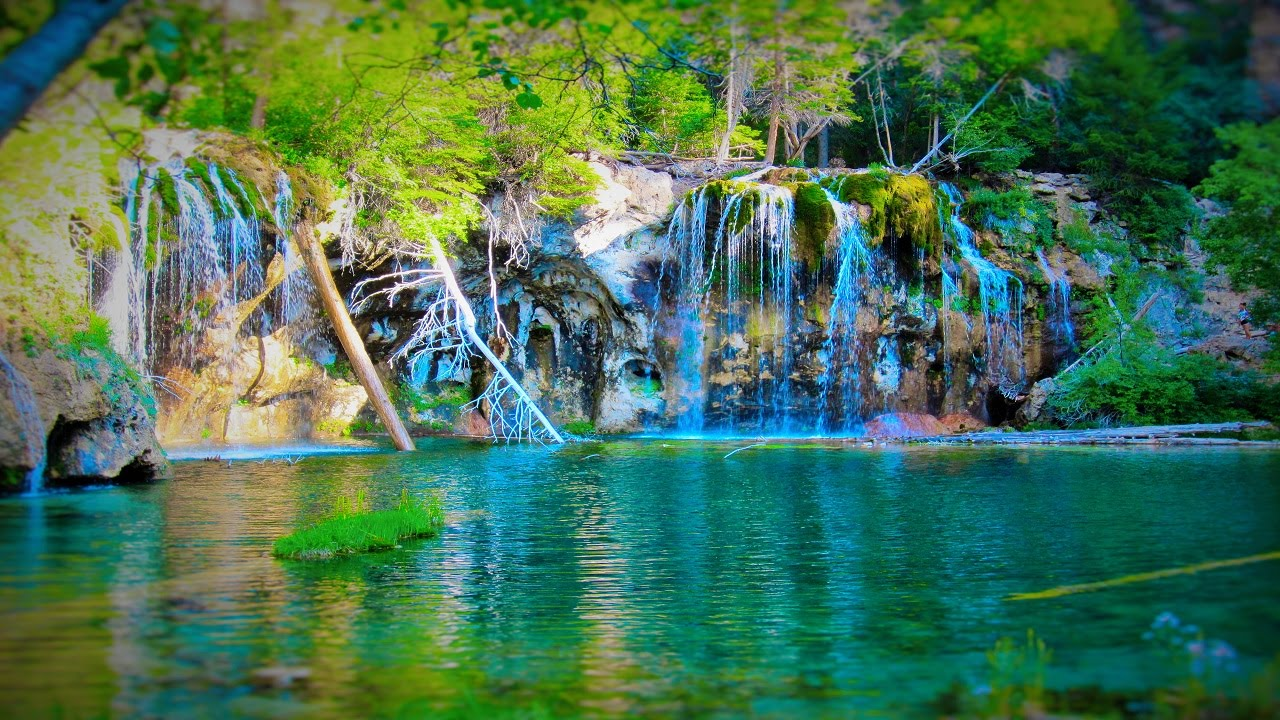
#> input picture images/maxresdefault.jpg, 1280 x 720 px
$ python split_and_merge.py --image images/maxresdefault.jpg   (Python 2 division)
#> lines starting #> are read from the running program, lines starting #| are printed output that depends on the picture
# import the necessary packages
import numpy as np
import argparse
import cv2

try:

    # construct the argument parser and parse the arguments
    ap = argparse.ArgumentParser()
    ap.add_argument("-i", "--image", required=True, help="Path to the image")
    args = vars(ap.parse_args())

    # Load the image and grab each channel: Red, Green, and Blue. It's
    # important to note that OpenCV stores an image as NumPy array with
    # its channels in reverse order! When we call cv2.split, we are
    # actually getting the channels as Blue, Green, Red!
    image = cv2.imread(args["image"])
#> image is the input picture: shape (720, 1280, 3); mean B, G, R 83.6, 114.4, 70.8
    (B, G, R) = cv2.split(image)
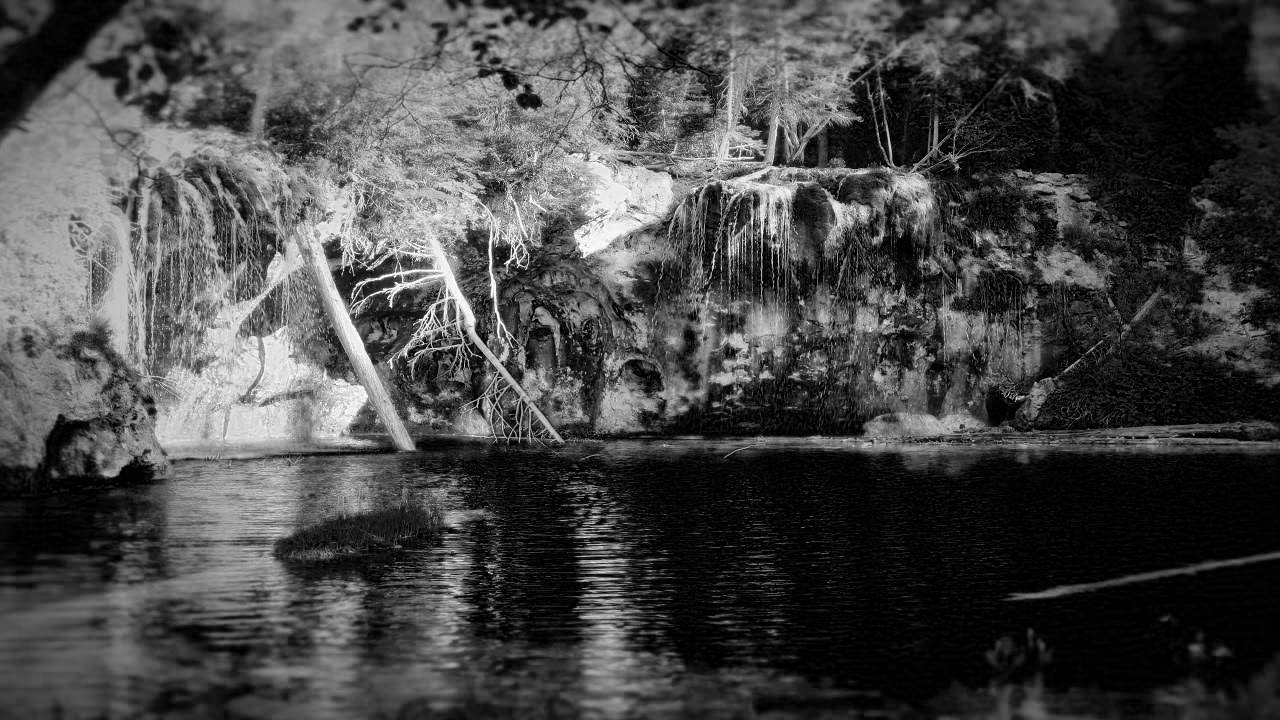
#> R: shape (720, 1280); min 0, max 255, mean 70.8

    # show each channel individually
    cv2.imshow("Red", R)
    cv2.imshow("Green", G)
    cv2.imshow("Blue", B)
    # cv2.waitKey(0)

    # merge the image back together again
    merged = cv2.merge([B, G, R])
    cv2.imshow("Merged", merged)
    # cv2.waitKey(0)
    # cv2.destroyAllWindows()
    print R[94, 180]
#| 121
    print B[78, 13]
#| 88
    print G[5, 80]
#| 62

    # visualize each channel in color
    zeros = np.zeros(image.shape[:2], dtype = "uint8")
    cv2.imshow("Red", cv2.merge([zeros, zeros, R]))
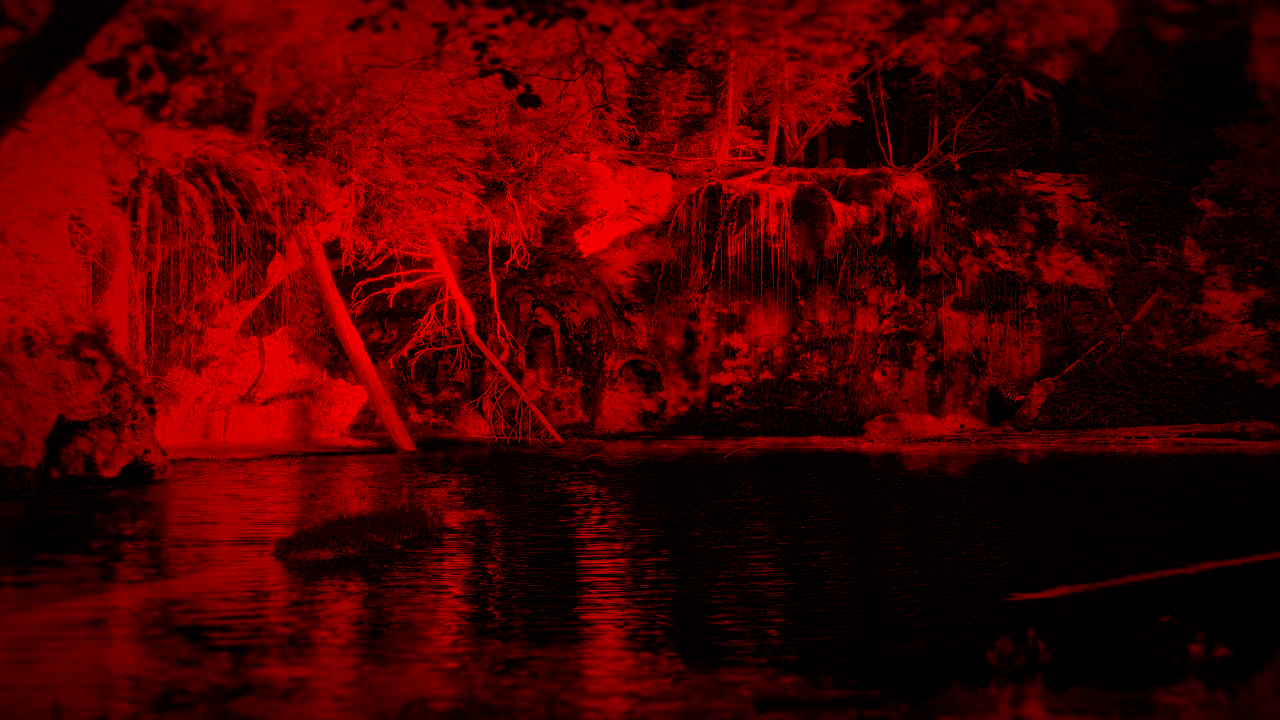
#> window 'Red': shape (720, 1280, 3); mean B, G, R 0, 0, 70.8
    cv2.imshow("Green", cv2.merge([zeros, G, zeros]))
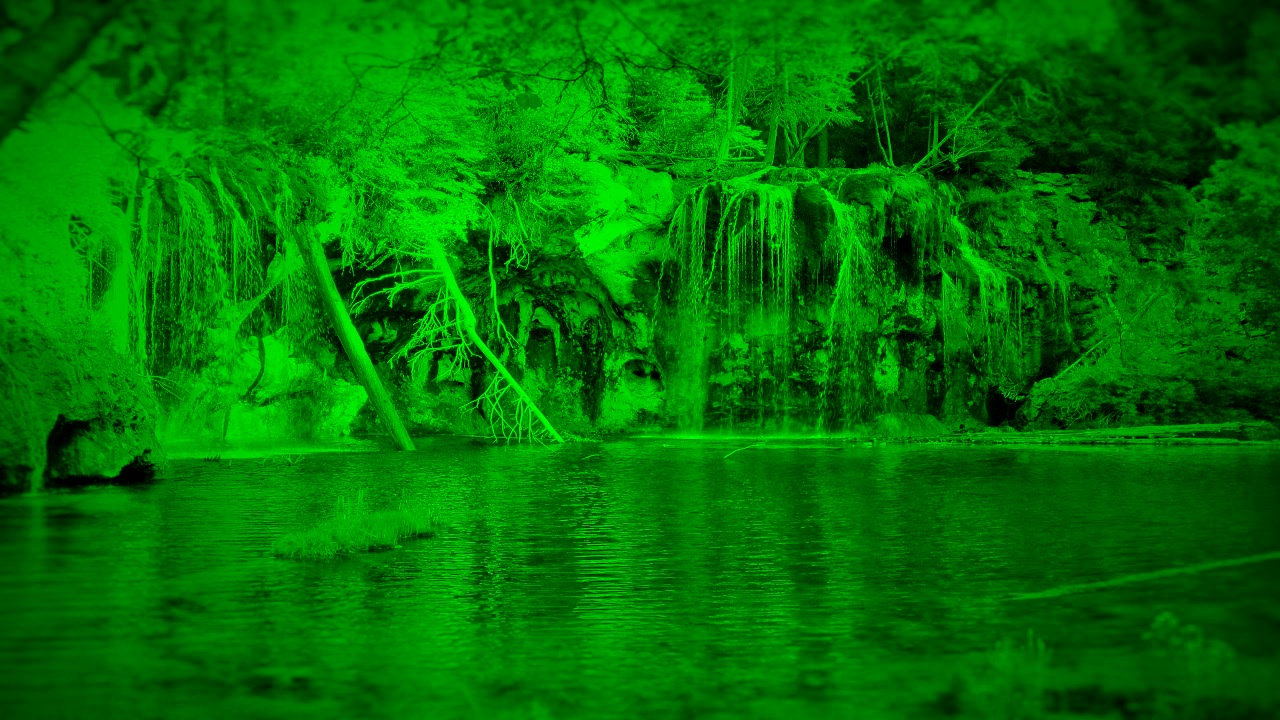
#> window 'Green': shape (720, 1280, 3); mean B, G, R 0, 114.4, 0
    cv2.imshow("Blue", cv2.merge([B, zeros, zeros]))
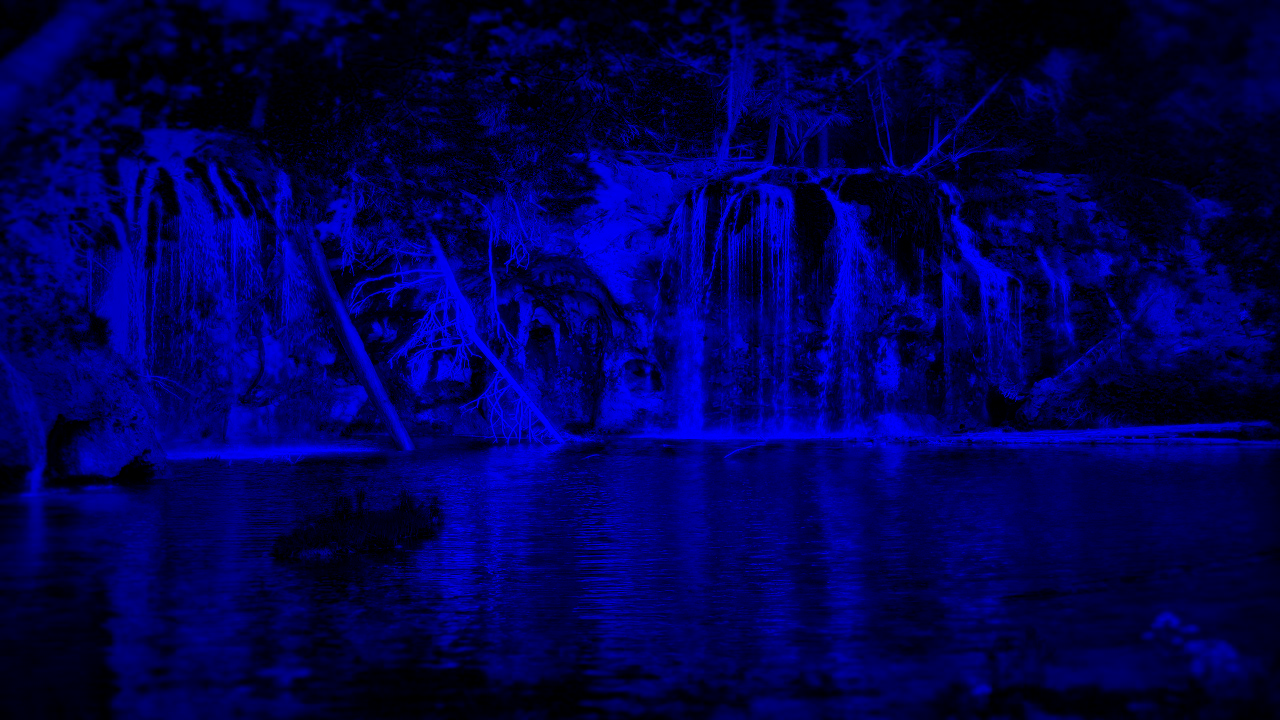
#> window 'Blue': shape (720, 1280, 3); mean B, G, R 83.6, 0, 0
    while(1):
        cv2.waitKey(33)
except KeyboardInterrupt:
    print "Exiting."
    sys.exit(0)

$ run again, on images/florida_trip_small.png
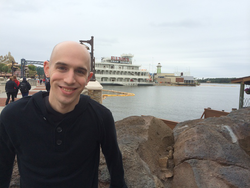
#> input picture images/florida_trip_small.png, 250 x 188 px
#> image is the input picture: shape (188, 250, 3); mean B, G, R 139.9, 140.1, 141
#| 198
#| 67
#| 249
#> `cv2.imshow("Green", cv2.merge([zeros, G, zeros]))`:
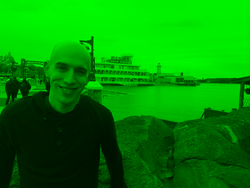
#> window 'Green': shape (188, 250, 3); mean B, G, R 0, 140.1, 0
#> `cv2.imshow("Blue", cv2.merge([B, zeros, zeros]))`:
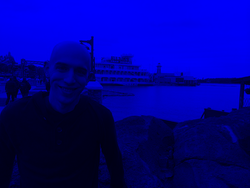
#> window 'Blue': shape (188, 250, 3); mean B, G, R 139.9, 0, 0

$ run again, on images/giraffe.png
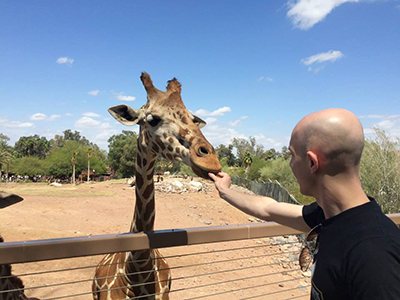
#> input picture images/giraffe.png, 400 x 300 px
#> image is the input picture: shape (300, 400, 3); mean B, G, R 150.5, 143.8, 139.8
#| 145
#| 236
#| 135
#> `cv2.imshow("Green", cv2.merge([zeros, G, zeros]))`:
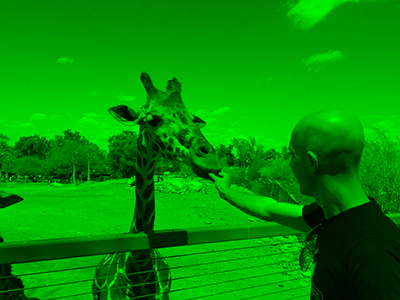
#> window 'Green': shape (300, 400, 3); mean B, G, R 0, 143.8, 0
#> `cv2.imshow("Blue", cv2.merge([B, zeros, zeros]))`:
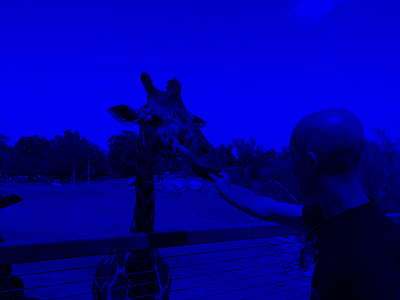
#> window 'Blue': shape (300, 400, 3); mean B, G, R 150.5, 0, 0

$ run again, on images/grand_canyon.png
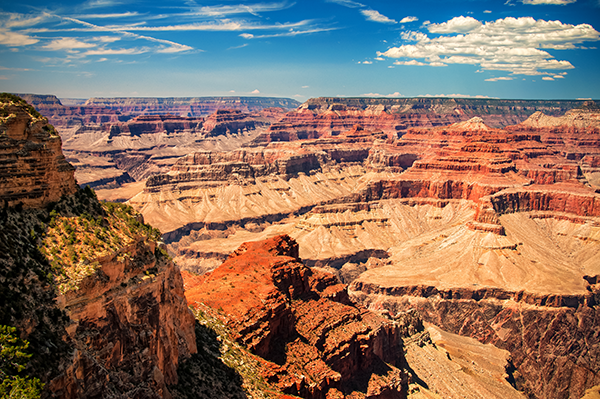
#> input picture images/grand_canyon.png, 600 x 399 px
#> image is the input picture: shape (399, 600, 3); mean B, G, R 97.3, 113.1, 138.6
#| 186
#| 146
#| 114
#> `cv2.imshow("Green", cv2.merge([zeros, G, zeros]))`:
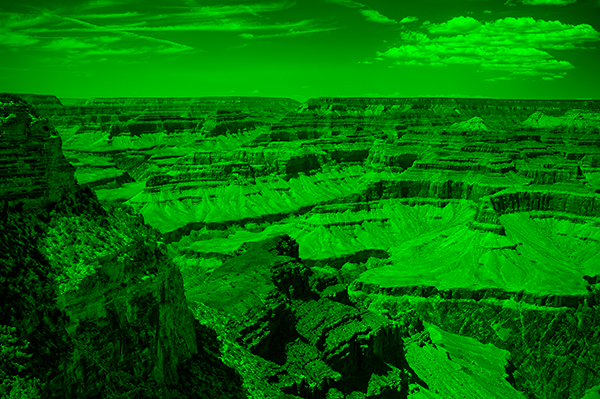
#> window 'Green': shape (399, 600, 3); mean B, G, R 0, 113.1, 0
#> `cv2.imshow("Blue", cv2.merge([B, zeros, zeros]))`:
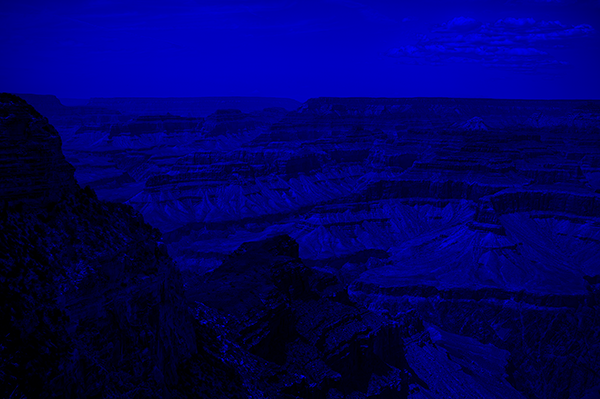
#> window 'Blue': shape (399, 600, 3); mean B, G, R 97.3, 0, 0
